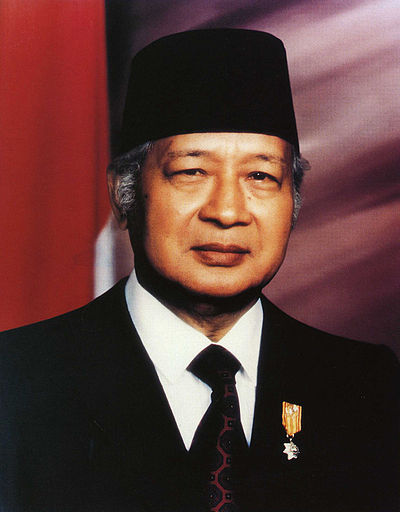
#> input picture praktek-pertemuan3lms/soeharto1.jpg, 400 x 512 px
$ python log_transformed.py
#> lines starting #> are read from the running program, lines starting #| are printed output that depends on the picture
import skimage.io as io
import numpy as np
gambar=io.imread('soeharto1.jpg')
#> gambar is the input picture: shape (512, 400, 3); mean R, G, B 92, 58.8, 55.1
d = 255/(np.log(1+np.max(gambar)))
#> d = 45.99
log_transformed = d * np.log(1 + gambar)
#> log_transformed: shape (512, 400, 3) float16; 0.04% of the values are NaN or infinite; the others: min 0, max 255, mean 175.6
log_transformed = np.array(log_transformed, dtype = np.uint8)
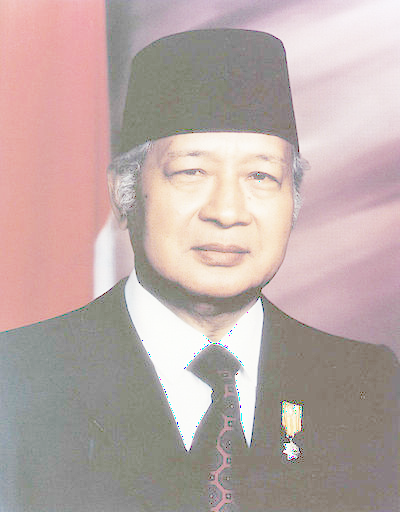
#> log_transformed: shape (512, 400, 3); mean R, G, B 187.9, 170.3, 167.1
io.imsave('log_transformed.jpg', log_transformed)
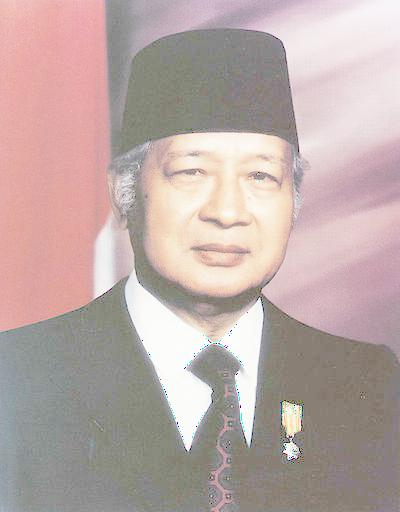
#> saved as log_transformed.jpg: shape (512, 400, 3); mean R, G, B 188, 170.2, 167
